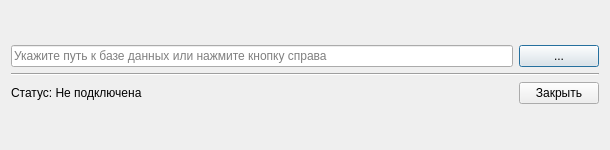
<?xml version="1.0" encoding="UTF-8"?>
<ui version="4.0">
 <class>DataBaseConnector</class>
 <widget class="QDialog" name="DataBaseConnector">
  <property name="geometry">
   <rect>
    <x>0</x>
    <y>0</y>
    <width>610</width>
    <height>150</height>
   </rect>
  </property>
  <property name="minimumSize">
   <size>
    <width>610</width>
    <height>150</height>
   </size>
  </property>
  <property name="maximumSize">
   <size>
    <width>610</width>
    <height>120</height>
   </size>
  </property>
  <property name="windowTitle">
   <string>Dialog</string>
  </property>
  <layout class="QVBoxLayout" name="verticalLayout_2">
   <item>
    <layout class="QVBoxLayout" name="verticalLayout">
     <item>
      <layout class="QHBoxLayout" name="horizontalLayout_2">
       <item>
        <widget class="QLineEdit" name="lineEdit">
         <property name="placeholderText">
          <string>Укажите путь к базе данных или нажмите кнопку справа</string>
         </property>
        </widget>
       </item>
       <item>
        <widget class="QPushButton" name="chooseButton">
         <property name="text">
          <string>...</string>
         </property>
        </widget>
       </item>
      </layout>
     </item>
     <item>
      <widget class="Line" name="line">
       <property name="orientation">
        <enum>Qt::Horizontal</enum>
       </property>
      </widget>
     </item>
     <item>
      <layout class="QHBoxLayout" name="horizontalLayout">
       <item>
        <widget class="QLabel" name="connectionStatus">
         <property name="text">
          <string>Статус: Не подключена</string>
         </property>
        </widget>
       </item>
       <item>
        <spacer name="horizontalSpacer">
         <property name="orientation">
          <enum>Qt::Horizontal</enum>
         </property>
         <property name="sizeHint" stdset="0">
          <size>
           <width>40</width>
           <height>20</height>
          </size>
         </property>
        </spacer>
       </item>
       <item>
        <widget class="QPushButton" name="cancelButton">
         <property name="text">
          <string>Закрыть</string>
         </property>
        </widget>
       </item>
      </layout>
     </item>
    </layout>
   </item>
  </layout>
 </widget>
 <resources/>
 <connections/>
</ui>
